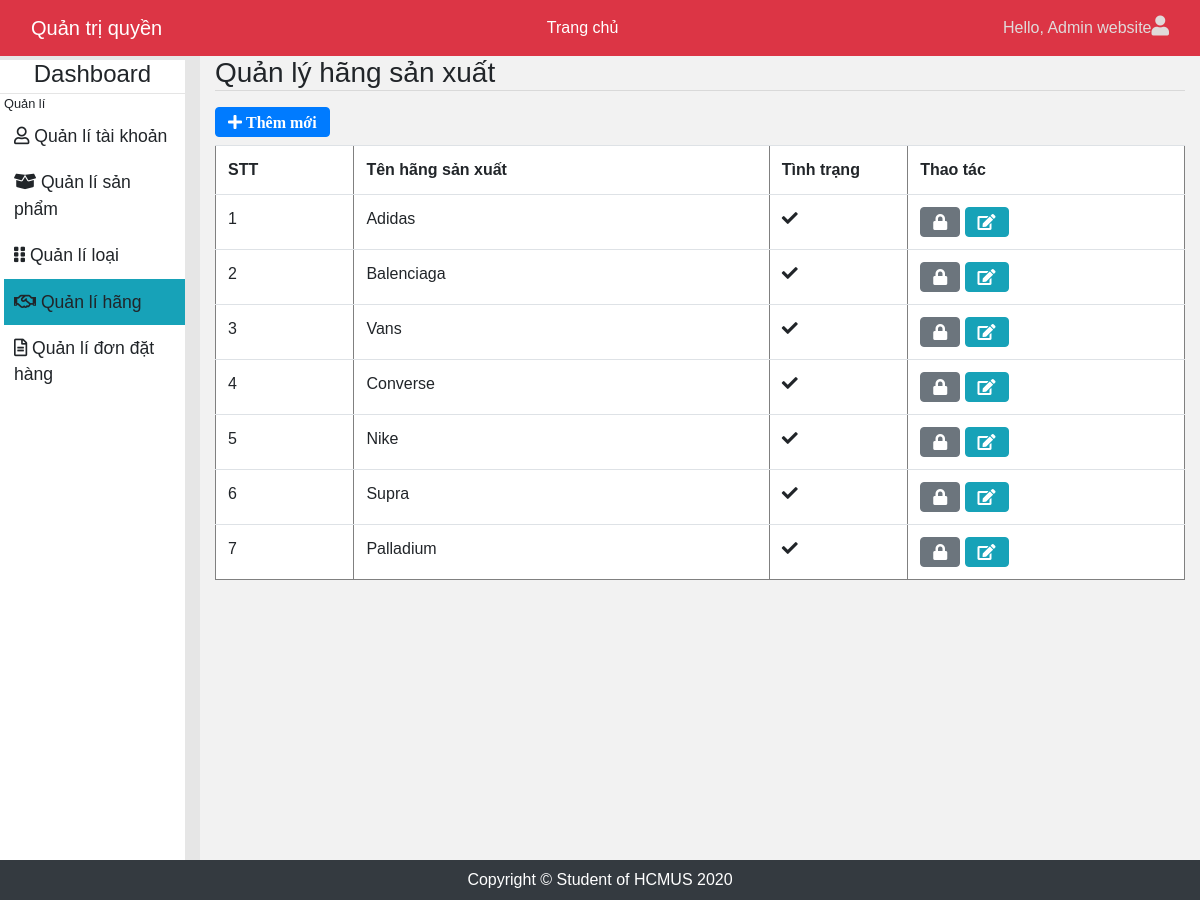
The page /admin/index.php?c=4 (signed in) on the database as committed earlier.
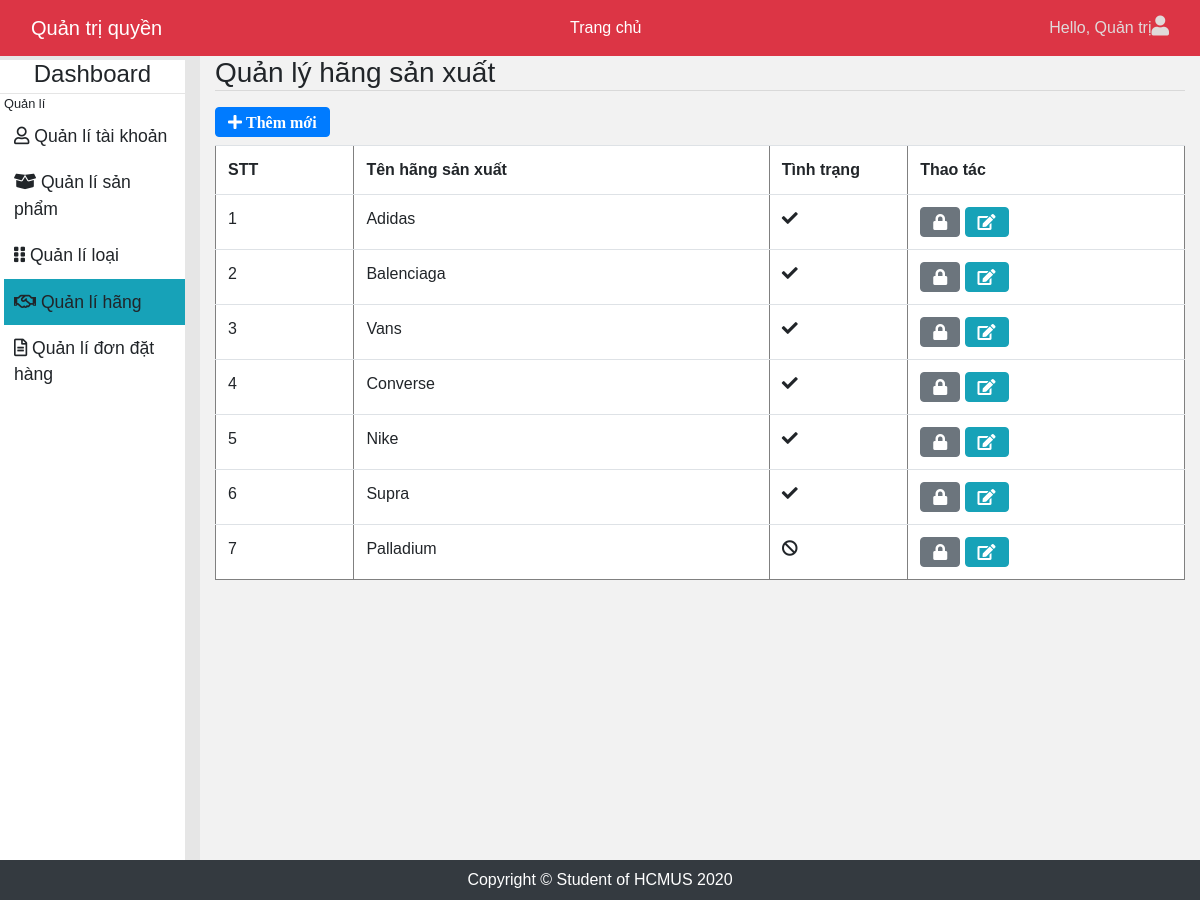
The same page on the database as committed later.
### tables this page shows
CREATE TABLE IF NOT EXISTS `hangsanxuat` (
  `MaHangSanXuat` int(11) NOT NULL AUTO_INCREMENT,
  `TenHangSanXuat` varchar(64) DEFAULT NULL,
  `LogoURL` varchar(45) DEFAULT NULL,
  `BiXoa` tinyint(1) DEFAULT '0',
  PRIMARY KEY (`MaHangSanXuat`)
);

### lib/DataProvider.php (called while the page is built, shortened)
<?php
class DataProvider
{
    public static function ExecuteQuery($sql)
    {
        $connection=mysqli_connect('acctive','root','','Shopgiay_db') or
        die("couldn't connect to acctive");
        mysqli_query($connection,"set names 'utf8'");
        $result = mysqli_query($connection,$sql);
        return $result;
    }
}
?>

### admin/pages/qlHang/pDanhSach.php (the view)
<a href="index.php?c=4&a=3">
<i class="fa fa-plus mb-2 btn btn-primary"> Thêm mới</i>
</a>
<table class="table" cellspacing="0" border="1">
    <tr>
       <th width="100">STT</th>
       <th width="300"> Tên hãng sản xuất</th>
       <th width="100">Tình trạng</th>
       <th width="200">Thao tác</th>
    </tr>
    <?php
       $sql = "SELECT *FROM HangSanXuat";
              $result = DataProvider::ExecuteQuery($sql);
              $i=1;
              while ($row = mysqli_fetch_array($result))
              {
                  ?>
                  <tr>
                       <td><?php echo $i++; ?></td>
                       <td><?php echo $row["TenHangSanXuat"]; ?></td>
                  <td>
                      <?php
                if ($row["BiXoa"] == 1)
                echo '<i class="fa fa-ban"></i>';
                else
                echo '<i class="fa fa-check"></i>';
                       ?>
                  </td>
                  <td>
                     <a href="pages/qlHang/xlKhoa.php?id=<?php echo $row["MaHangSanXuat"] ?>">
                     <i class="fa fa-lock btn btn-secondary"></i>
                    </a>
                    <a href="index.php?c=4&a=2&id=<?php echo $row["MaHangSanXuat"] ?> ">
                    <i class="fa fa-edit btn btn-info"></i>
                    </a>
                </td>
             </tr>
         <?php
     }
 ?>
</table>

### admin/modules/mHeader.php (shortened to what this page needs)
<nav class="navbar navbar-expand-sm bg-danger navbar-dark fixed-top">
  <div class="container-fluid">
    <a class="navbar-brand mr-auto" href="index.php">Quản trị quyền</a>
    <div class="text-white">
      <a href="../index.php">Trang chủ</a>
    </div>
    <div class="navbar-nav ml-auto">
      <?php
      if (isset($_SESSION["MaTaiKhoan"])) {
      ?>
        <div class="username"><?php echo "Hello, " . $_SESSION["TenHienThi"];  ?></div>
        <div class="nav-icon">
          <div class="dropdown">
            <a href="" class="dropdown-toggle" data-toggle="dropdown">
              <i class="fa fa-user"></i>
            </a>
          </div>
        </div>
      <?php
      } else {
        DataProvider::ChangeURL("../index.php");
      }
      ?>
    </div>
  </div>
</nav>

Rows that differ between the two databases and show on the page:
changed hangsanxuat "Palladium": BiXoa 0 → 1 (drawn)
Other text that changed with them:
$_SESSION["TenHienThi"]: "Admin website" → "Quản trị"
